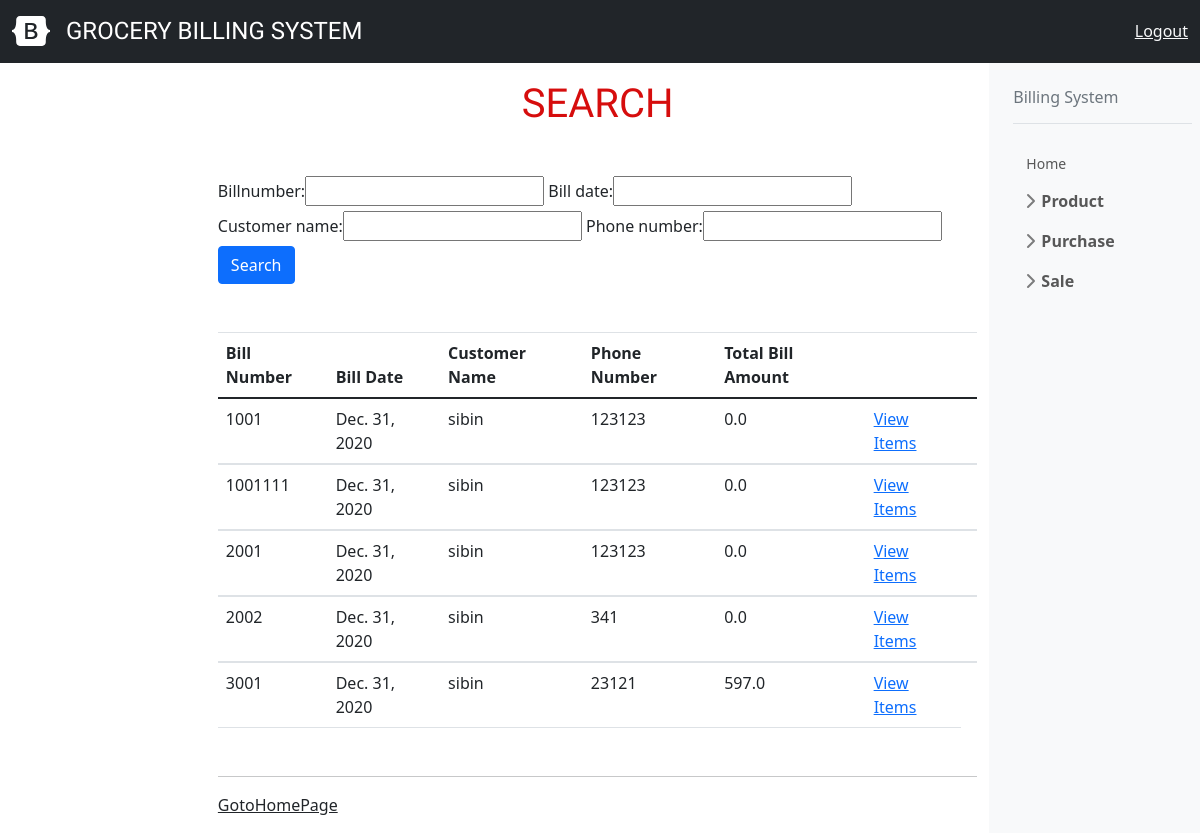
The page /search on the database as committed earlier.
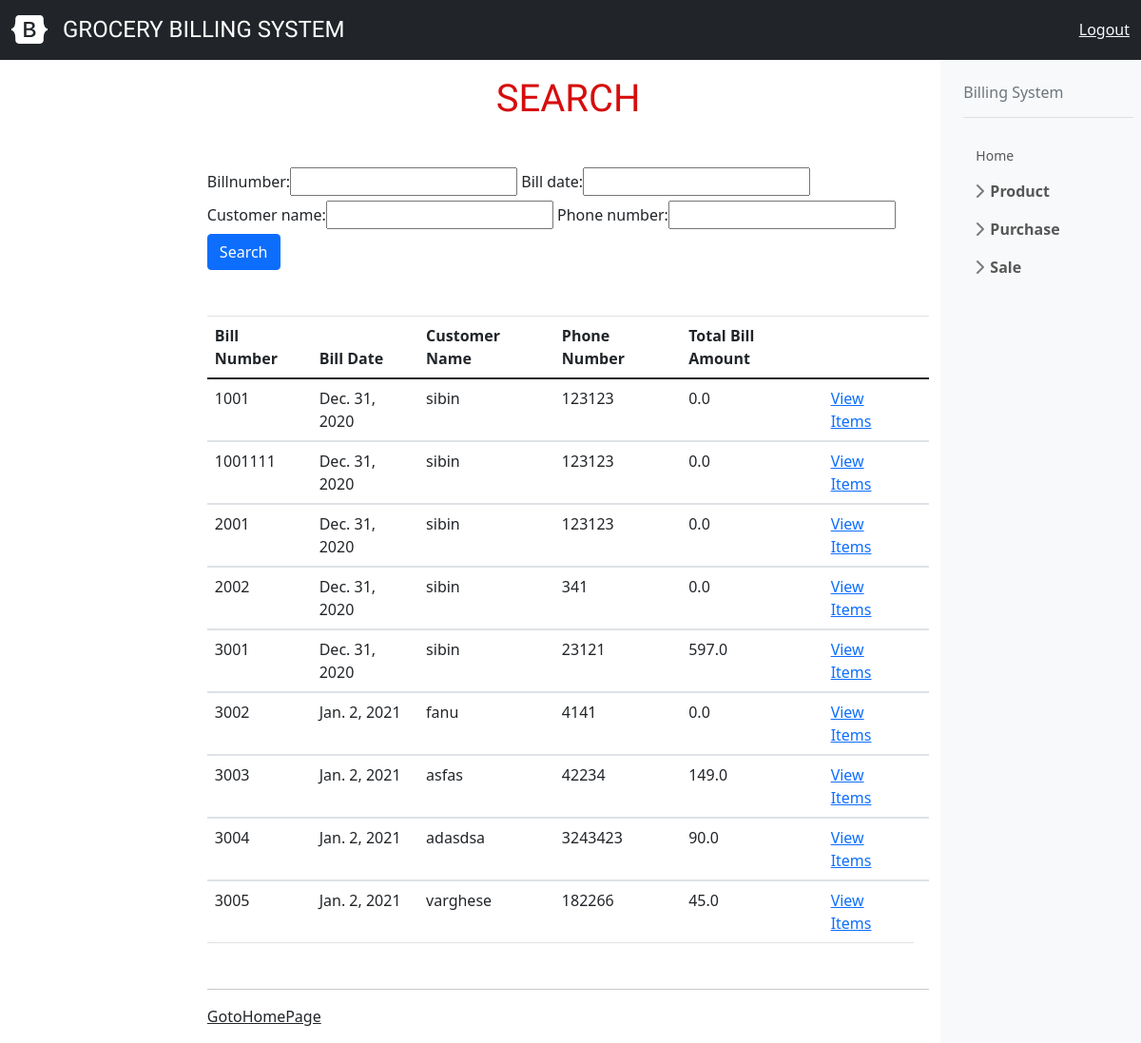
The same page on the database as committed later.
### billing/models.py (models this page shows, shortened)
class Order(models.Model):
    billnumber=models.CharField(max_length=10,unique=True)
    bill_date=models.DateField(auto_now=True)
    customer_name=models.CharField(max_length=60)
    phone_number=models.CharField(max_length=12)
    bill_total=models.FloatField(default=0)

### billing/views.py (the view)
# urls.py: path("search",SearchOrder.as_view(),name="search"),
class SearchOrder(TemplateView):
    model=Order
    template_name = "billing/bill_search.html"
    context={}
    def get_object(self):
        return self.model.objects.all()
    def get(self, request, *args, **kwargs):
        billnum=self.get_object()
        myfilter=OrderFilter(request.GET,queryset=billnum)
        billno=myfilter.qs
        self.context["billno"]=billno
        self.context["myfilter"]=myfilter
        return render(request, self.template_name,self.context)

### billing/templates/billing/bill_search.html
<!DOCTYPE html>
{% extends 'billing/index.html' %}
{% load crispy_forms_tags %}
    {% block body_block %}
<h1>search</h1>
<form method="get">
    {{myfilter.form}}
    <input type="submit" class="btn btn-primary" value="Search">
</form>
<table class="table">
    <thead>
        <tr>
            <th><b>Bill Number</b></th>
            <th><b>Bill Date</b></th>
            <th><b>Customer Name</b></th>
            <th><b>Phone Number</b></th>
            <th><b>Total Bill Amount</b></th>
            <th><b></b></th>
            <th><b></b></th>
        </tr>
    </thead>
{% for bill in billno %}
    <tbody>
        <tr>
            <td>
            {{bill.billnumber}}
            </td>
            <td>
            {{bill.bill_date}}
            </td>
            <td>
            {{bill.customer_name}}
            </td>
            <td>
            {{bill.phone_number}}
            </td>
            <td>
            {{bill.bill_total}}
            </td>
            <td><a href="{% url 'billitems' bill.id %}" class="link-primary">View Items</a></td>
        </tr>
    </tbody>
{% endfor %}
</table>
<hr>
<td><a href="{% url 'page' %}" class="link-dark">GotoHomePage</a></td>
{% endblock %}

Rows that differ between the two databases and show on the page:
added Order: billnumber "3002", bill_date "Jan. 2, 2021", customer_name "fanu", phone_number "4141", bill_total "0.0"
added Order: billnumber "3003", bill_date "Jan. 2, 2021", customer_name "asfas", phone_number "42234", bill_total "149.0"
added Order: billnumber "3004", bill_date "Jan. 2, 2021", customer_name "adasdsa", phone_number "3243423", bill_total "90.0"
added Order: billnumber "3005", bill_date "Jan. 2, 2021", customer_name "varghese", phone_number "182266", bill_total "45.0"
